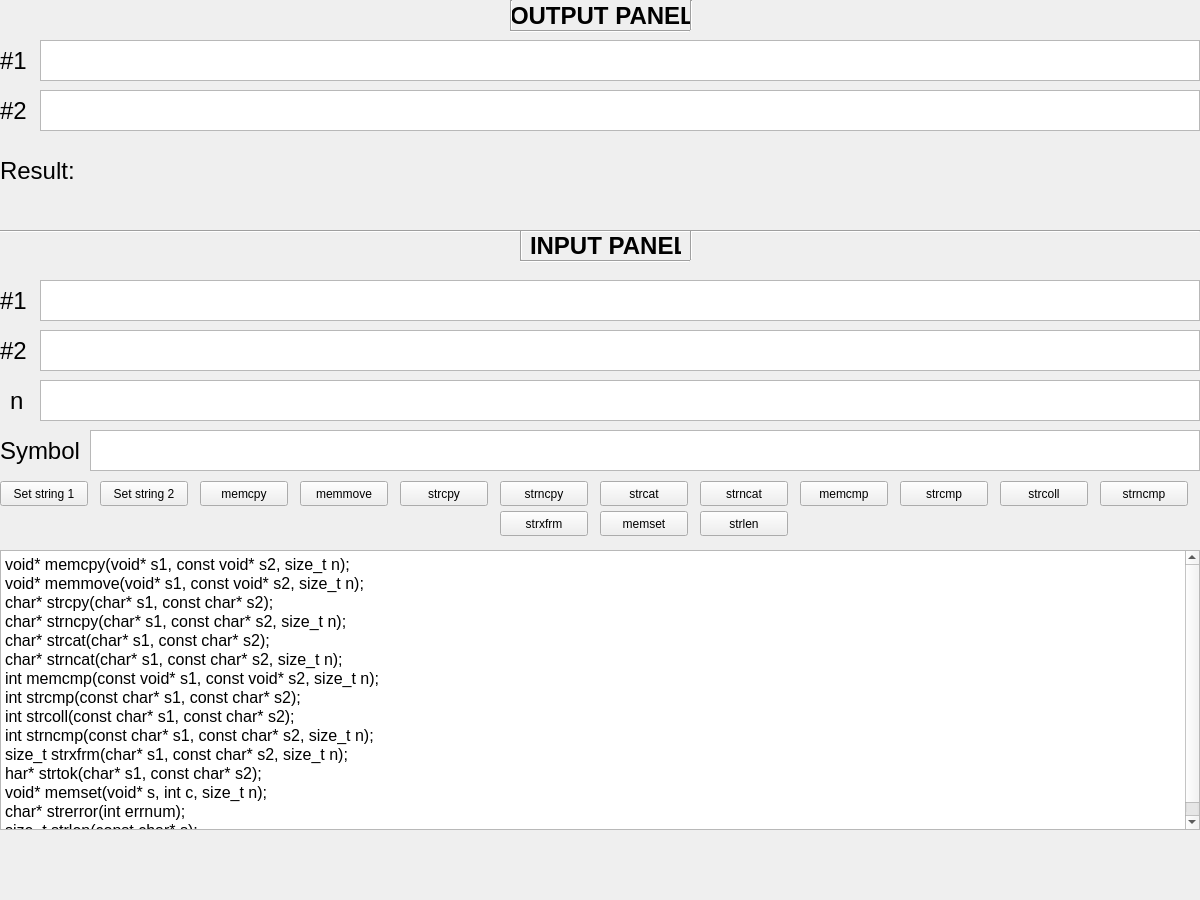
<?xml version="1.0" encoding="UTF-8"?>
<ui version="4.0">
 <class>MainWindow</class>
 <widget class="QMainWindow" name="MainWindow">
  <property name="geometry">
   <rect>
    <x>0</x>
    <y>0</y>
    <width>1200</width>
    <height>900</height>
   </rect>
  </property>
  <property name="minimumSize">
   <size>
    <width>1200</width>
    <height>900</height>
   </size>
  </property>
  <property name="maximumSize">
   <size>
    <width>1200</width>
    <height>900</height>
   </size>
  </property>
  <property name="windowTitle">
   <string/>
  </property>
  <widget class="QWidget" name="centralwidget">
   <widget class="QLabel" name="label">
    <property name="geometry">
     <rect>
      <x>0</x>
      <y>40</y>
      <width>31</width>
      <height>41</height>
     </rect>
    </property>
    <property name="font">
     <font>
      <pointsize>18</pointsize>
     </font>
    </property>
    <property name="text">
     <string>#1</string>
    </property>
   </widget>
   <widget class="QTextBrowser" name="s1">
    <property name="geometry">
     <rect>
      <x>40</x>
      <y>40</y>
      <width>1160</width>
      <height>41</height>
     </rect>
    </property>
    <property name="font">
     <font>
      <pointsize>18</pointsize>
     </font>
    </property>
   </widget>
   <widget class="QTextBrowser" name="s2">
    <property name="geometry">
     <rect>
      <x>40</x>
      <y>90</y>
      <width>1160</width>
      <height>41</height>
     </rect>
    </property>
    <property name="font">
     <font>
      <pointsize>18</pointsize>
     </font>
    </property>
   </widget>
   <widget class="QLabel" name="label_2">
    <property name="geometry">
     <rect>
      <x>0</x>
      <y>90</y>
      <width>31</width>
      <height>41</height>
     </rect>
    </property>
    <property name="font">
     <font>
      <pointsize>18</pointsize>
     </font>
    </property>
    <property name="text">
     <string>#2</string>
    </property>
   </widget>
   <widget class="QTextEdit" name="textEdit">
    <property name="geometry">
     <rect>
      <x>40</x>
      <y>280</y>
      <width>1160</width>
      <height>41</height>
     </rect>
    </property>
    <property name="font">
     <font>
      <pointsize>18</pointsize>
     </font>
    </property>
   </widget>
   <widget class="QLabel" name="label_3">
    <property name="geometry">
     <rect>
      <x>0</x>
      <y>280</y>
      <width>31</width>
      <height>41</height>
     </rect>
    </property>
    <property name="font">
     <font>
      <pointsize>18</pointsize>
     </font>
    </property>
    <property name="text">
     <string>#1</string>
    </property>
   </widget>
   <widget class="QLabel" name="label_4">
    <property name="geometry">
     <rect>
      <x>0</x>
      <y>330</y>
      <width>31</width>
      <height>41</height>
     </rect>
    </property>
    <property name="font">
     <font>
      <pointsize>18</pointsize>
     </font>
    </property>
    <property name="text">
     <string>#2</string>
    </property>
   </widget>
   <widget class="QTextEdit" name="textEdit_2">
    <property name="geometry">
     <rect>
      <x>40</x>
      <y>330</y>
      <width>1160</width>
      <height>41</height>
     </rect>
    </property>
    <property name="font">
     <font>
      <pointsize>18</pointsize>
     </font>
    </property>
   </widget>
   <widget class="Line" name="line">
    <property name="geometry">
     <rect>
      <x>0</x>
      <y>230</y>
      <width>1200</width>
      <height>3</height>
     </rect>
    </property>
    <property name="sizePolicy">
     <sizepolicy hsizetype="Fixed" vsizetype="Fixed">
      <horstretch>0</horstretch>
      <verstretch>0</verstretch>
     </sizepolicy>
    </property>
    <property name="font">
     <font>
      <family>Ubuntu</family>
      <pointsize>72</pointsize>
      <italic>false</italic>
      <bold>false</bold>
     </font>
    </property>
    <property name="styleSheet">
     <string notr="true">color: rgb(224, 27, 36);
font: 72pt &quot;Ubuntu&quot;;</string>
    </property>
    <property name="orientation">
     <enum>Qt::Horizontal</enum>
    </property>
   </widget>
   <widget class="QLabel" name="label_5">
    <property name="geometry">
     <rect>
      <x>530</x>
      <y>230</y>
      <width>151</width>
      <height>31</height>
     </rect>
    </property>
    <property name="minimumSize">
     <size>
      <width>0</width>
      <height>0</height>
     </size>
    </property>
    <property name="font">
     <font>
      <pointsize>18</pointsize>
      <bold>true</bold>
     </font>
    </property>
    <property name="text">
     <string>INPUT PANEL</string>
    </property>
   </widget>
   <widget class="Line" name="line_3">
    <property name="geometry">
     <rect>
      <x>690</x>
      <y>230</y>
      <width>3</width>
      <height>30</height>
     </rect>
    </property>
    <property name="font">
     <font>
      <pointsize>72</pointsize>
      <bold>true</bold>
     </font>
    </property>
    <property name="styleSheet">
     <string notr="true">color: rgb(224, 27, 36);</string>
    </property>
    <property name="orientation">
     <enum>Qt::Vertical</enum>
    </property>
   </widget>
   <widget class="Line" name="line_4">
    <property name="geometry">
     <rect>
      <x>520</x>
      <y>260</y>
      <width>170</width>
      <height>3</height>
     </rect>
    </property>
    <property name="sizePolicy">
     <sizepolicy hsizetype="Fixed" vsizetype="Fixed">
      <horstretch>0</horstretch>
      <verstretch>0</verstretch>
     </sizepolicy>
    </property>
    <property name="font">
     <font>
      <family>Ubuntu</family>
      <pointsize>72</pointsize>
      <italic>false</italic>
      <bold>false</bold>
     </font>
    </property>
    <property name="styleSheet">
     <string notr="true">color: rgb(224, 27, 36);
font: 72pt &quot;Ubuntu&quot;;</string>
    </property>
    <property name="orientation">
     <enum>Qt::Horizontal</enum>
    </property>
   </widget>
   <widget class="Line" name="line_5">
    <property name="geometry">
     <rect>
      <x>520</x>
      <y>230</y>
      <width>3</width>
      <height>30</height>
     </rect>
    </property>
    <property name="font">
     <font>
      <pointsize>72</pointsize>
      <bold>true</bold>
     </font>
    </property>
    <property name="styleSheet">
     <string notr="true">color: rgb(224, 27, 36);</string>
    </property>
    <property name="orientation">
     <enum>Qt::Vertical</enum>
    </property>
   </widget>
   <widget class="QPushButton" name="pushButton">
    <property name="geometry">
     <rect>
      <x>0</x>
      <y>481</y>
      <width>88</width>
      <height>25</height>
     </rect>
    </property>
    <property name="text">
     <string>Set string 1</string>
    </property>
   </widget>
   <widget class="QPushButton" name="pushButton_2">
    <property name="geometry">
     <rect>
      <x>100</x>
      <y>481</y>
      <width>88</width>
      <height>25</height>
     </rect>
    </property>
    <property name="text">
     <string>Set string 2</string>
    </property>
   </widget>
   <widget class="QPushButton" name="pushButton_3">
    <property name="geometry">
     <rect>
      <x>200</x>
      <y>481</y>
      <width>88</width>
      <height>25</height>
     </rect>
    </property>
    <property name="text">
     <string>memcpy</string>
    </property>
   </widget>
   <widget class="QPushButton" name="pushButton_4">
    <property name="geometry">
     <rect>
      <x>300</x>
      <y>481</y>
      <width>88</width>
      <height>25</height>
     </rect>
    </property>
    <property name="text">
     <string>memmove</string>
    </property>
   </widget>
   <widget class="QPushButton" name="pushButton_5">
    <property name="geometry">
     <rect>
      <x>400</x>
      <y>481</y>
      <width>88</width>
      <height>25</height>
     </rect>
    </property>
    <property name="text">
     <string>strcpy</string>
    </property>
   </widget>
   <widget class="QPushButton" name="pushButton_6">
    <property name="geometry">
     <rect>
      <x>500</x>
      <y>481</y>
      <width>88</width>
      <height>25</height>
     </rect>
    </property>
    <property name="text">
     <string>strncpy</string>
    </property>
   </widget>
   <widget class="QPushButton" name="pushButton_7">
    <property name="geometry">
     <rect>
      <x>600</x>
      <y>481</y>
      <width>88</width>
      <height>25</height>
     </rect>
    </property>
    <property name="text">
     <string>strcat</string>
    </property>
   </widget>
   <widget class="QPushButton" name="pushButton_8">
    <property name="geometry">
     <rect>
      <x>700</x>
      <y>481</y>
      <width>88</width>
      <height>25</height>
     </rect>
    </property>
    <property name="text">
     <string>strncat</string>
    </property>
   </widget>
   <widget class="QPushButton" name="pushButton_9">
    <property name="geometry">
     <rect>
      <x>800</x>
      <y>481</y>
      <width>88</width>
      <height>25</height>
     </rect>
    </property>
    <property name="text">
     <string>memcmp</string>
    </property>
   </widget>
   <widget class="QPushButton" name="pushButton_10">
    <property name="geometry">
     <rect>
      <x>900</x>
      <y>481</y>
      <width>88</width>
      <height>25</height>
     </rect>
    </property>
    <property name="text">
     <string>strcmp</string>
    </property>
   </widget>
   <widget class="QPushButton" name="pushButton_11">
    <property name="geometry">
     <rect>
      <x>1000</x>
      <y>481</y>
      <width>88</width>
      <height>25</height>
     </rect>
    </property>
    <property name="text">
     <string>strcoll</string>
    </property>
   </widget>
   <widget class="QPushButton" name="pushButton_12">
    <property name="geometry">
     <rect>
      <x>1100</x>
      <y>481</y>
      <width>88</width>
      <height>25</height>
     </rect>
    </property>
    <property name="text">
     <string>strncmp</string>
    </property>
   </widget>
   <widget class="QPushButton" name="pushButton_13">
    <property name="geometry">
     <rect>
      <x>500</x>
      <y>511</y>
      <width>88</width>
      <height>25</height>
     </rect>
    </property>
    <property name="text">
     <string>strxfrm</string>
    </property>
   </widget>
   <widget class="QPushButton" name="pushButton_14">
    <property name="geometry">
     <rect>
      <x>600</x>
      <y>511</y>
      <width>88</width>
      <height>25</height>
     </rect>
    </property>
    <property name="text">
     <string>memset</string>
    </property>
   </widget>
   <widget class="QPushButton" name="pushButton_15">
    <property name="geometry">
     <rect>
      <x>700</x>
      <y>511</y>
      <width>88</width>
      <height>25</height>
     </rect>
    </property>
    <property name="text">
     <string>strlen</string>
    </property>
   </widget>
   <widget class="QLabel" name="label_6">
    <property name="geometry">
     <rect>
      <x>510</x>
      <y>0</y>
      <width>180</width>
      <height>31</height>
     </rect>
    </property>
    <property name="minimumSize">
     <size>
      <width>0</width>
      <height>0</height>
     </size>
    </property>
    <property name="font">
     <font>
      <pointsize>18</pointsize>
      <bold>true</bold>
     </font>
    </property>
    <property name="text">
     <string>OUTPUT PANEL</string>
    </property>
   </widget>
   <widget class="Line" name="line_6">
    <property name="geometry">
     <rect>
      <x>510</x>
      <y>30</y>
      <width>180</width>
      <height>3</height>
     </rect>
    </property>
    <property name="sizePolicy">
     <sizepolicy hsizetype="Fixed" vsizetype="Fixed">
      <horstretch>0</horstretch>
      <verstretch>0</verstretch>
     </sizepolicy>
    </property>
    <property name="font">
     <font>
      <family>Ubuntu</family>
      <pointsize>72</pointsize>
      <italic>false</italic>
      <bold>false</bold>
     </font>
    </property>
    <property name="styleSheet">
     <string notr="true">color: rgb(224, 27, 36);
font: 72pt &quot;Ubuntu&quot;;</string>
    </property>
    <property name="orientation">
     <enum>Qt::Horizontal</enum>
    </property>
   </widget>
   <widget class="Line" name="line_7">
    <property name="geometry">
     <rect>
      <x>690</x>
      <y>0</y>
      <width>3</width>
      <height>30</height>
     </rect>
    </property>
    <property name="font">
     <font>
      <pointsize>72</pointsize>
      <bold>true</bold>
     </font>
    </property>
    <property name="styleSheet">
     <string notr="true">color: rgb(224, 27, 36);</string>
    </property>
    <property name="orientation">
     <enum>Qt::Vertical</enum>
    </property>
   </widget>
   <widget class="Line" name="line_8">
    <property name="geometry">
     <rect>
      <x>510</x>
      <y>0</y>
      <width>3</width>
      <height>30</height>
     </rect>
    </property>
    <property name="font">
     <font>
      <pointsize>72</pointsize>
      <bold>true</bold>
     </font>
    </property>
    <property name="styleSheet">
     <string notr="true">color: rgb(224, 27, 36);</string>
    </property>
    <property name="orientation">
     <enum>Qt::Vertical</enum>
    </property>
   </widget>
   <widget class="QLabel" name="label_7">
    <property name="geometry">
     <rect>
      <x>0</x>
      <y>150</y>
      <width>81</width>
      <height>41</height>
     </rect>
    </property>
    <property name="font">
     <font>
      <pointsize>18</pointsize>
     </font>
    </property>
    <property name="text">
     <string>Result:</string>
    </property>
   </widget>
   <widget class="QLabel" name="result">
    <property name="geometry">
     <rect>
      <x>90</x>
      <y>150</y>
      <width>1110</width>
      <height>41</height>
     </rect>
    </property>
    <property name="font">
     <font>
      <pointsize>18</pointsize>
     </font>
    </property>
    <property name="text">
     <string/>
    </property>
   </widget>
   <widget class="QLabel" name="label_8">
    <property name="geometry">
     <rect>
      <x>10</x>
      <y>380</y>
      <width>20</width>
      <height>41</height>
     </rect>
    </property>
    <property name="font">
     <font>
      <pointsize>18</pointsize>
     </font>
    </property>
    <property name="text">
     <string>n</string>
    </property>
   </widget>
   <widget class="QTextEdit" name="textEdit_3">
    <property name="geometry">
     <rect>
      <x>40</x>
      <y>380</y>
      <width>1160</width>
      <height>41</height>
     </rect>
    </property>
    <property name="font">
     <font>
      <pointsize>18</pointsize>
     </font>
    </property>
   </widget>
   <widget class="QTextBrowser" name="textBrowser">
    <property name="geometry">
     <rect>
      <x>0</x>
      <y>550</y>
      <width>1200</width>
      <height>280</height>
     </rect>
    </property>
    <property name="font">
     <font>
      <pointsize>13</pointsize>
     </font>
    </property>
    <property name="html">
     <string>&lt;!DOCTYPE HTML PUBLIC &quot;-//W3C//DTD HTML 4.0//EN&quot; &quot;http://www.w3.org/TR/REC-html40/strict.dtd&quot;&gt;
&lt;html&gt;&lt;head&gt;&lt;meta name=&quot;qrichtext&quot; content=&quot;1&quot; /&gt;&lt;meta charset=&quot;utf-8&quot; /&gt;&lt;style type=&quot;text/css&quot;&gt;
p, li { white-space: pre-wrap; }
hr { height: 1px; border-width: 0; }
li.unchecked::marker { content: &quot;\2610&quot;; }
li.checked::marker { content: &quot;\2612&quot;; }
&lt;/style&gt;&lt;/head&gt;&lt;body style=&quot; font-family:'Ubuntu'; font-size:13pt; font-weight:400; font-style:normal;&quot;&gt;
&lt;p style=&quot; margin-top:0px; margin-bottom:0px; margin-left:0px; margin-right:0px; -qt-block-indent:0; text-indent:0px;&quot;&gt;&lt;span style=&quot; font-size:12pt;&quot;&gt;void* memcpy(void* s1, const void* s2, size_t n);&lt;/span&gt;&lt;/p&gt;
&lt;p style=&quot; margin-top:0px; margin-bottom:0px; margin-left:0px; margin-right:0px; -qt-block-indent:0; text-indent:0px;&quot;&gt;&lt;span style=&quot; font-size:12pt;&quot;&gt;void* memmove(void* s1, const void* s2, size_t n);&lt;/span&gt;&lt;/p&gt;
&lt;p style=&quot; margin-top:0px; margin-bottom:0px; margin-left:0px; margin-right:0px; -qt-block-indent:0; text-indent:0px;&quot;&gt;&lt;span style=&quot; font-size:12pt;&quot;&gt;char* strcpy(char* s1, const char* s2);&lt;/span&gt;&lt;/p&gt;
&lt;p style=&quot; margin-top:0px; margin-bottom:0px; margin-left:0px; margin-right:0px; -qt-block-indent:0; text-indent:0px;&quot;&gt;&lt;span style=&quot; font-size:12pt;&quot;&gt;char* strncpy(char* s1, const char* s2, size_t n);&lt;/span&gt;&lt;/p&gt;
&lt;p style=&quot; margin-top:0px; margin-bottom:0px; margin-left:0px; margin-right:0px; -qt-block-indent:0; text-indent:0px;&quot;&gt;&lt;span style=&quot; font-size:12pt;&quot;&gt;char* strcat(char* s1, const char* s2);&lt;/span&gt;&lt;/p&gt;
&lt;p style=&quot; margin-top:0px; margin-bottom:0px; margin-left:0px; margin-right:0px; -qt-block-indent:0; text-indent:0px;&quot;&gt;&lt;span style=&quot; font-size:12pt;&quot;&gt;char* strncat(char* s1, const char* s2, size_t n);&lt;/span&gt;&lt;/p&gt;
&lt;p style=&quot; margin-top:0px; margin-bottom:0px; margin-left:0px; margin-right:0px; -qt-block-indent:0; text-indent:0px;&quot;&gt;&lt;span style=&quot; font-size:12pt;&quot;&gt;int memcmp(const void* s1, const void* s2, size_t n);&lt;/span&gt;&lt;/p&gt;
&lt;p style=&quot; margin-top:0px; margin-bottom:0px; margin-left:0px; margin-right:0px; -qt-block-indent:0; text-indent:0px;&quot;&gt;&lt;span style=&quot; font-size:12pt;&quot;&gt;int strcmp(const char* s1, const char* s2);&lt;/span&gt;&lt;/p&gt;
&lt;p style=&quot; margin-top:0px; margin-bottom:0px; margin-left:0px; margin-right:0px; -qt-block-indent:0; text-indent:0px;&quot;&gt;&lt;span style=&quot; font-size:12pt;&quot;&gt;int strcoll(const char* s1, const char* s2);&lt;/span&gt;&lt;/p&gt;
&lt;p style=&quot; margin-top:0px; margin-bottom:0px; margin-left:0px; margin-right:0px; -qt-block-indent:0; text-indent:0px;&quot;&gt;&lt;span style=&quot; font-size:12pt;&quot;&gt;int strncmp(const char* s1, const char* s2, size_t n);&lt;/span&gt;&lt;/p&gt;
&lt;p style=&quot; margin-top:0px; margin-bottom:0px; margin-left:0px; margin-right:0px; -qt-block-indent:0; text-indent:0px;&quot;&gt;&lt;span style=&quot; font-size:12pt;&quot;&gt;size_t strxfrm(char* s1, const char* s2, size_t n);&lt;/span&gt;&lt;/p&gt;
&lt;p style=&quot; margin-top:0px; margin-bottom:0px; margin-left:0px; margin-right:0px; -qt-block-indent:0; text-indent:0px;&quot;&gt;&lt;span style=&quot; font-size:12pt;&quot;&gt;har* strtok(char* s1, const char* s2);&lt;/span&gt;&lt;/p&gt;
&lt;p style=&quot; margin-top:0px; margin-bottom:0px; margin-left:0px; margin-right:0px; -qt-block-indent:0; text-indent:0px;&quot;&gt;&lt;span style=&quot; font-size:12pt;&quot;&gt;void* memset(void* s, int c, size_t n);&lt;/span&gt;&lt;/p&gt;
&lt;p style=&quot; margin-top:0px; margin-bottom:0px; margin-left:0px; margin-right:0px; -qt-block-indent:0; text-indent:0px;&quot;&gt;&lt;span style=&quot; font-size:12pt;&quot;&gt;char* strerror(int errnum);&lt;/span&gt;&lt;/p&gt;
&lt;p style=&quot; margin-top:0px; margin-bottom:0px; margin-left:0px; margin-right:0px; -qt-block-indent:0; text-indent:0px;&quot;&gt;&lt;span style=&quot; font-size:12pt;&quot;&gt;size_t strlen(const char* s);&lt;/span&gt;&lt;/p&gt;&lt;/body&gt;&lt;/html&gt;</string>
    </property>
   </widget>
   <widget class="QTextEdit" name="textEdit_4">
    <property name="geometry">
     <rect>
      <x>90</x>
      <y>430</y>
      <width>1110</width>
      <height>41</height>
     </rect>
    </property>
    <property name="font">
     <font>
      <pointsize>18</pointsize>
     </font>
    </property>
   </widget>
   <widget class="QLabel" name="label_9">
    <property name="geometry">
     <rect>
      <x>0</x>
      <y>430</y>
      <width>80</width>
      <height>41</height>
     </rect>
    </property>
    <property name="font">
     <font>
      <pointsize>18</pointsize>
     </font>
    </property>
    <property name="text">
     <string>Symbol</string>
    </property>
   </widget>
  </widget>
 </widget>
 <resources/>
 <connections/>
</ui>
